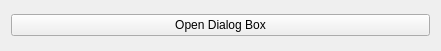
<?xml version="1.0" encoding="UTF-8"?>
<ui version="4.0">
 <class>Widget</class>
 <widget class="QWidget" name="Widget">
  <property name="geometry">
   <rect>
    <x>0</x>
    <y>0</y>
    <width>441</width>
    <height>51</height>
   </rect>
  </property>
  <property name="windowTitle">
   <string>Widget</string>
  </property>
  <layout class="QVBoxLayout" name="verticalLayout">
   <item>
    <widget class="QPushButton" name="pushButton">
     <property name="text">
      <string>Open Dialog Box</string>
     </property>
    </widget>
   </item>
  </layout>
 </widget>
 <resources/>
 <connections/>
</ui>
